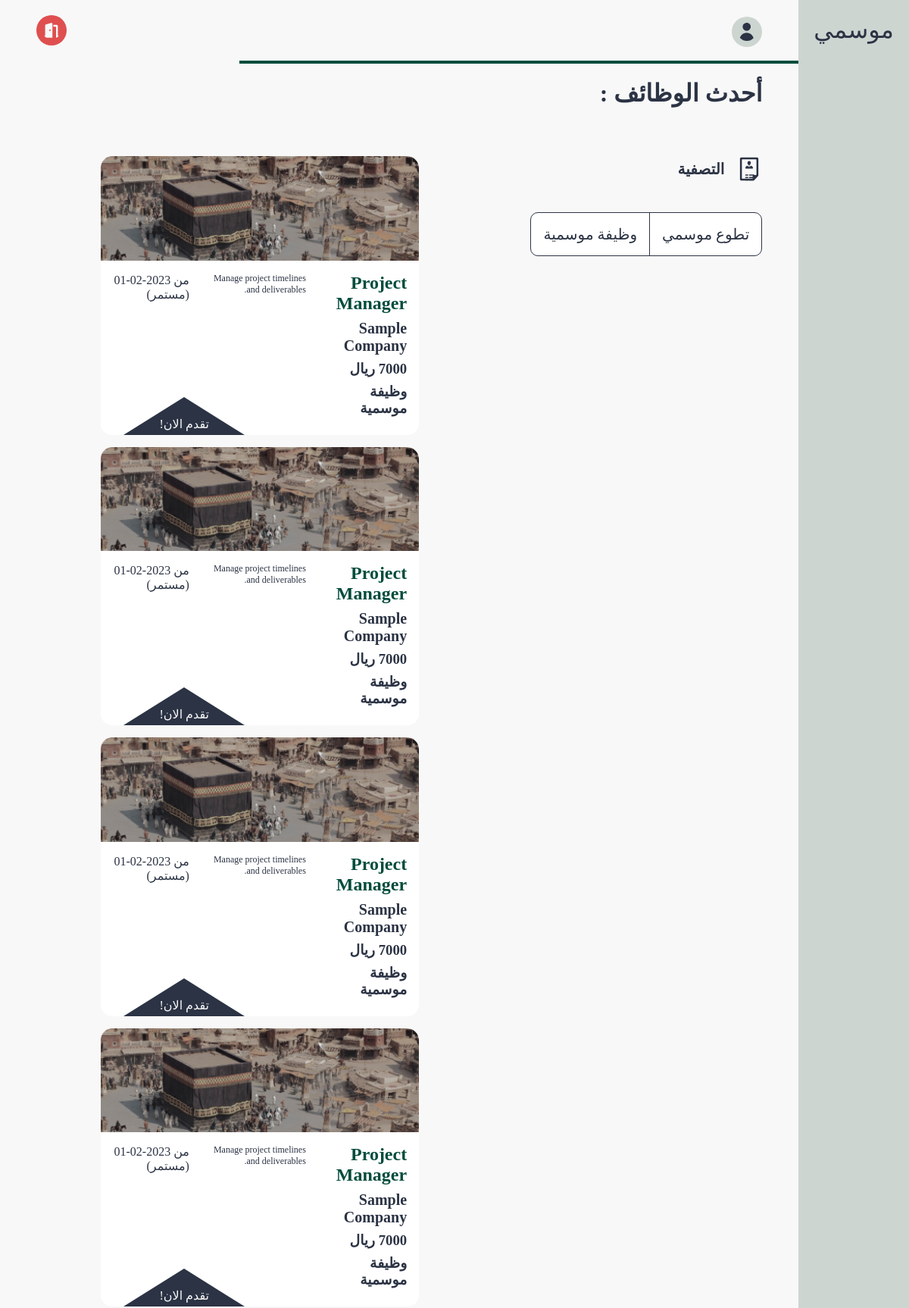
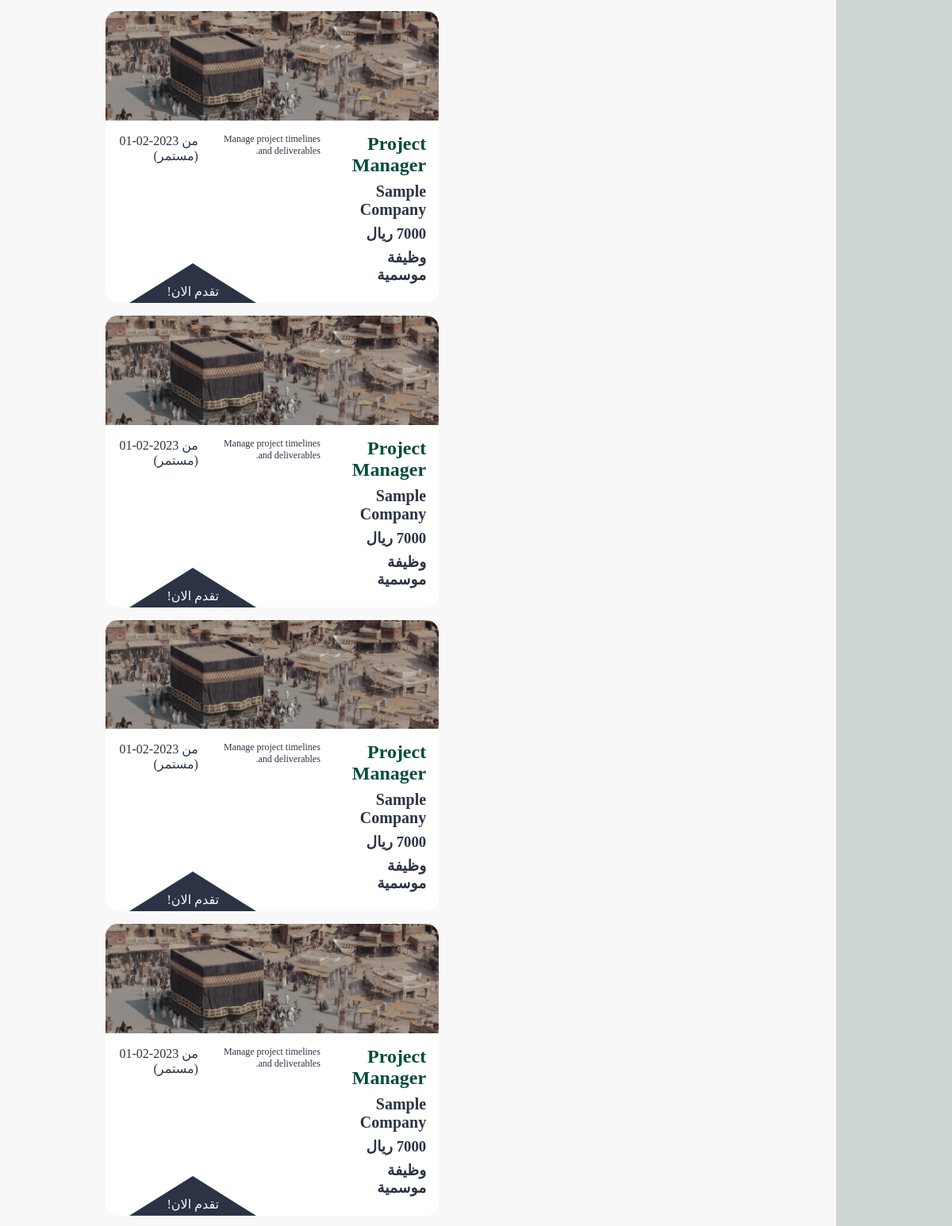
/pages/job_listing.php?type=0 (upper part), run on the app's committed database (2 pictures, top to bottom).
### tables this page shows
CREATE TABLE jobs (
    job_id INTEGER PRIMARY KEY, 
    company_id INTEGER,
    name TEXT,
    description TEXT,
    salary INTEGER,
    language_id INTEGER,
    type BOOLEAN,
    start DATE,
    end DATE NULL,
    FOREIGN KEY (company_id) REFERENCES company(company_id) ON DELETE CASCADE,
    FOREIGN KEY (language_id) REFERENCES languages(language_id) ON DELETE CASCADE
);

CREATE TABLE company (
    company_id INTEGER PRIMARY KEY, 
    owner_id INTEGER,
    hr_id INTEGER,
    name TEXT,
    location TEXT,
    email TEXT,
    linkedin Text,
    phone TEXT,
    bio TEXT,
    FOREIGN KEY (owner_id) REFERENCES users(id) ON DELETE CASCADE,
    FOREIGN KEY (hr_id) REFERENCES users(id) ON DELETE CASCADE
);

### src/database/fetch.php (called while the page is built, shortened)
<?php
include('../database/data.php');
function getCompanyById($id)
{
    global $db;
    $stmt = $db->prepare('SELECT * FROM company WHERE company_id = :id');
    $stmt->bindValue(':id', $id, SQLITE3_INTEGER);
    $result = $stmt->execute();
    $company = $result->fetchArray(SQLITE3_ASSOC);
    return $company;
}
function fetchAllJobsByType($type)
{
    global $db;
    $result = $db->query("SELECT * FROM jobs where type = $type ORDER BY 1 DESC");
    $jobs = [];
    while ($row = $result->fetchArray(SQLITE3_ASSOC)) {
        $jobs[] = $row;
    }
    return $jobs;
}

### src/pages/job_listing.php (the view, shortened to what this page needs)
<?php
include('../components/page.php');
if (isset($_GET['type'])) {
    $jobs = fetchAllJobsByType($_GET['type']);
} else {
    $jobs = fetchAllJobs();
}
$jobs = array_filter($jobs, function($job) {
    return empty($job["end"]) || $job["end"] >= date("Y-m-d");
});
?>
<!DOCTYPE html>
<html lang="ar" dir="rtl">
<head>
  <link rel="stylesheet" href="../styles/job_listing.css">
</head>
<body>
  <section class="page-structure">
    <?php include "../components/NavBar.php" ?>
    <section class="page-content">
      <header>
        <div class="username">
          <a href="./profile.php">
            <img class="nav-icon" src="../images/profile.svg" alt="شعار المستخدم">
          </a>
        </div>
        <div class="options">
          <a href="./logout.php">
            <img class="nav-icon" style="--color: #DF4F4F" src="../images/logout.svg" alt="شعار تسجيل">
          </a>
        </div>
      </header>
      <main>
        <h1 class="heading-title">أحدث الوظائف : </h1>
        <div class="content">
          <div class="filter-section">
            <h3>
              <img src="../images/cv.svg" alt="شعار تصفية">
              التصفية
            </h3>
            <div class="filter-choices">
              <a href="?type=1">تطوع موسمي</a>
              <a href="?type=0">وظيفة موسمية</a>
            </div>
          </div>
          <div class="jobs-section">
            <?php foreach ($jobs as $job): ?>
              <div class="job">
                <img src="../images/sampleJob.png" alt="job image">
                <div class="content">
                  <div class="titles">
                    <h2 class="job-title"><?php echo htmlspecialchars($job["name"]); ?></h2>
                    <h3 class="company-title"><?php echo htmlspecialchars(getCompanyById($job["company_id"])["name"]); ?></h3>
                    <h3 class="salary"><?= htmlspecialchars($job["salary"]); ?> ريال</h3>
                    <h3 class="job-type">
                      <?php echo ($job["type"] == 0) ? "وظيفة موسمية" : "تطوع موسمي"; ?>
                    </h3>
                  </div>
                  <p class="description"><?php echo htmlspecialchars($job["description"]); ?></p>
                  <p class="dates">
                    <?php echo "من " . htmlspecialchars($job["start"]); ?>
                    <?php echo ($job["end"] ? " إلى " . htmlspecialchars($job["end"]) : " (مستمر)"); ?>
                  </p>
                </div>
              </div>
            <?php endforeach ?>
          </div>
        </div>
      </main>
    </section>
  </section>
</body>
</html>

### src/styles/job_listing.css (style rules this page uses)
* { color: var(--black-color); }
body { background-color: var(--white-color); }
.nav-icon { --color: var(--white-alt-color); background-color: var(--color); width: 40px; height: 40px; border-radius: 50%; padding: 0.5rem; }
section.page-content { width: 100%; }
header { position: relative; display: flex; align-items: center; justify-content: space-between; min-height: 75px; padding: 1.25rem 3rem; }
header::after { content: ""; position: absolute; right: 0; bottom: 0; width: 70%; height: 4px; background-color: var(--main-color); }
.username a { display: flex; align-items: center; gap: 0.75rem; font-size: 1rem; }
.options { display: flex; align-items: center; gap: 1rem; }
main { padding: 1.25rem 2rem; }
main .filter-section { margin-bottom: 3rem; }
@media (min-width: 992px) { main > .content { display: flex; gap: 3rem; } }
main .heading-title { font-size: 2rem; margin-bottom: 4rem; }
@media (min-width: 992px) { main { padding: 1.25rem 3rem; } }
@media (min-width: 992px) { main .filter-section { flex-basis: 320px; margin-bottom: 0; } }
main .filter-section h3 { display: flex; align-items: center; gap: 1rem; font-size: 1.25rem; margin-bottom: 2.5rem; }
main .filter-choices { width: fit-content; display: flex; justify-content: center; align-items: center; border: 1px solid var(--black-color); border-radius: 10px; background-color: white; font-size: 1.25rem; margin-bottom: 1.25rem; }
main .filter-choices > *:not(:last-child) { border-left: 1px solid var(--black-color); }
main .filter-choices > * { padding-inline: 1rem; padding-block: 1rem; }
.jobs-section { display: grid; flex: 1; gap: 1rem; grid-template-columns: repeat(auto-fill, minmax(250px, 1fr)); justify-items: center; overflow-y: scroll; max-height: 80vh; }
@media (min-width: 992px) { .jobs-section { grid-template-columns: repeat(auto-fill, minmax(350px, 1fr)); } }
.jobs-section .job { display: flex; flex-direction: column; max-width: 350px; background-color: white; border-radius: 15px; }
@media (min-width: 992px) { .jobs-section .job { max-width: 420px; } }
.jobs-section .job img { width: 100%; border-start-start-radius: 15px; }
.jobs-section .content { flex: 1; padding: 1rem; }
@media (min-width: 992px) { .jobs-section .content { display: flex; gap: 1.5rem; } }
.jobs-section .titles > * { margin-bottom: 0.5rem; }
.jobs-section .job-title { color: var(--main-color); font-size: 1.5rem; }
.jobs-section .company-title { font-size: 1.25rem; }
.job .description { font-size: 0.75rem; max-width: 180px; }

### src/styles/globals.css (style rules this page uses)
*, *::before, *::after { box-sizing: border-box; margin: 0; padding: 0; list-style: none; text-decoration: none; }
:root { --main-color: #034c3c; --secondary-color: #d2b48c; --white-color: #f8f8f8; --black-color: #2b3344; --white-alt-color: #cdd5d1; }
a { display: block; color: var(--black-color); }
.page-structure { display: flex; min-height: 100vh; }

### data on the page
jobs: name "Project Manager", company.name "Sample Company", type "وظيفة موسمية", description "Manage project timelines and deliverables.", start "2023-02-01", shows "(مستمر)"
jobs: name "Project Manager", company.name "Sample Company", type "وظيفة موسمية", description "Manage project timelines and deliverables.", start "2023-02-01", shows "(مستمر)"
jobs: name "Project Manager", company.name "Sample Company", type "وظيفة موسمية", description "Manage project timelines and deliverables.", start "2023-02-01", shows "(مستمر)"
jobs: name "Project Manager", company.name "Sample Company", type "وظيفة موسمية", description "Manage project timelines and deliverables.", start "2023-02-01", shows "(مستمر)"
jobs: name "Project Manager", company.name "Sample Company", type "وظيفة موسمية", description "Manage project timelines and deliverables.", start "2023-02-01", shows "(مستمر)"
jobs: name "Project Manager", company.name "Sample Company", type "وظيفة موسمية", description "Manage project timelines and deliverables.", start "2023-02-01", shows "(مستمر)"
jobs: name "Project Manager", company.name "Sample Company", type "وظيفة موسمية", description "Manage project timelines and deliverables.", start "2023-02-01", shows "(مستمر)"
jobs: name "Project Manager", company.name "Sample Company", type "وظيفة موسمية", description "Manage project timelines and deliverables.", start "2023-02-01", shows "(مستمر)"
